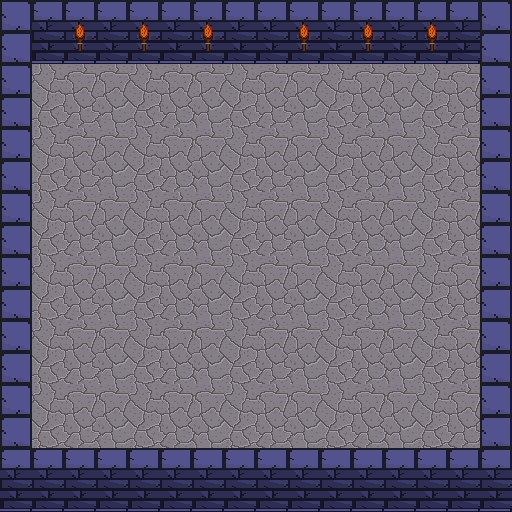

A 2D game scene composited from a Tiled map and its tileset images. What follows is a short description and the map's XML, with every tile layer's data as written:
An orthogonal 16x16 tile map with 32x32 px tiles, 1 tile layer (Capa de patrones 1).

<map version="1.9" tiledversion="1.9.2" orientation="orthogonal" renderorder="right-down" width="16" height="16" tilewidth="32" tileheight="32" infinite="0" nextlayerid="2" nextobjectid="1">
 <tileset firstgid="1" name="mapa1" tilewidth="32" tileheight="32" tilecount="60" columns="10">
  <image source="mapa1.jpg" trans="000000" width="320" height="192" />
  <tile id="0">
   <properties>
    <property name="blocked" value="" />
   </properties>
  </tile>
  <tile id="1">
   <properties>
    <property name="blocked" value="" />
   </properties>
  </tile>
  <tile id="2">
   <properties>
    <property name="blocked" value="" />
   </properties>
  </tile>
  <tile id="3">
   <properties>
    <property name="blocked" value="" />
   </properties>
  </tile>
  <tile id="6">
   <properties>
    <property name="blocked" value="" />
   </properties>
  </tile>
  <tile id="7">
   <properties>
    <property name="blocked" value="" />
   </properties>
  </tile>
  <tile id="8">
   <properties>
    <property name="animation" value="FireUp" />
    <property name="blocked" value="" />
   </properties>
  </tile>
  <tile id="9">
   <properties>
    <property name="animation" value="FireUp" />
    <property name="blocked" value="" />
   </properties>
  </tile>
  <tile id="10">
   <properties>
    <property name="blocked" value="" />
   </properties>
  </tile>
  <tile id="17">
   <properties>
    <property name="blocked" value="" />
   </properties>
  </tile>
  <tile id="18">
   <properties>
    <property name="animation" value="FireDown" />
   </properties>
  </tile>
  <tile id="19">
   <properties>
    <property name="animation" value="FireDown" />
   </properties>
  </tile>
  <tile id="20">
   <properties>
    <property name="blocked" value="" />
   </properties>
  </tile>
  <tile id="27">
   <properties>
    <property name="blocked" value="" />
   </properties>
  </tile>
  <tile id="28">
   <properties>
    <property name="animation" value="FireUp" />
    <property name="blocked" value="" />
   </properties>
  </tile>
  <tile id="29">
   <properties>
    <property name="blocked" value="" />
   </properties>
  </tile>
  <tile id="30">
   <properties>
    <property name="blocked" value="" />
   </properties>
  </tile>
  <tile id="37">
   <properties>
    <property name="blocked" value="" />
   </properties>
  </tile>
  <tile id="38">
   <properties>
    <property name="animation" value="FireDown" />
   </properties>
  </tile>
  <tile id="40">
   <properties>
    <property name="blocked" value="" />
   </properties>
  </tile>
  <tile id="41">
   <properties>
    <property name="blocked" value="" />
   </properties>
  </tile>
  <tile id="42">
   <properties>
    <property name="blocked" value="" />
   </properties>
  </tile>
  <tile id="43">
   <properties>
    <property name="blocked" value="" />
   </properties>
  </tile>
  <tile id="46">
   <properties>
    <property name="blocked" value="" />
   </properties>
  </tile>
  <tile id="47">
   <properties>
    <property name="blocked" value="" />
   </properties>
  </tile>
  <tile id="48">
   <properties>
    <property name="blocked" value="" />
   </properties>
  </tile>
  <tile id="49">
   <properties>
    <property name="blocked" value="" />
   </properties>
  </tile>
 </tileset>
 <layer id="1" name="Capa de patrones 1" width="16" height="16">
  <data encoding="csv">
1,2,9,4,9,7,9,7,7,9,7,9,4,9,3,1,
11,12,19,14,19,17,19,17,17,19,17,19,14,19,13,11,
21,22,23,24,25,26,27,22,23,24,25,26,27,22,23,21,
31,32,33,34,35,36,37,32,33,34,35,36,37,32,33,31,
1,22,23,24,25,26,27,22,23,24,25,26,27,22,23,1,
11,32,33,34,35,36,37,32,33,34,35,36,37,32,33,11,
21,22,23,24,25,26,27,22,23,24,25,26,27,22,23,21,
31,32,33,34,35,36,37,32,33,34,35,36,37,32,33,31,
1,22,23,24,25,26,27,22,23,24,25,26,27,22,23,1,
11,32,33,34,35,36,37,32,33,34,35,36,37,32,33,11,
21,22,23,24,25,26,27,22,23,24,25,26,27,22,23,21,
31,32,33,34,35,36,37,32,33,34,35,36,37,32,33,31,
1,22,23,24,25,26,27,22,23,24,25,26,27,22,23,1,
11,32,33,34,35,36,37,32,33,34,35,36,37,32,33,11,
41,42,43,44,41,42,43,44,41,42,43,44,41,42,43,44,
51,52,53,54,51,52,53,54,51,52,53,54,51,52,53,54
</data>
 </layer>
</map>
